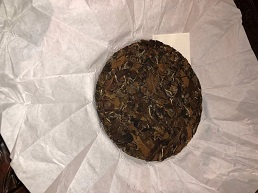
#> input picture data/sample.jpg, 258 x 193 px
$ python surf.py
#> lines starting #> are read from the running program, lines starting #| are printed output that depends on the picture
import numpy as np
import cv2
from matplotlib import pyplot as plt

imgname1 = './data/sample.jpg'
imgname2 = './data/target.jpg'

sift = cv2.xfeatures2d.SIFT_create()

img1 = cv2.imread(imgname1)
#> img1 is the input picture: shape (193, 258, 3); mean B, G, R 140.7, 150.8, 166.9
gray1 = cv2.cvtColor(img1, cv2.COLOR_BGR2GRAY) #灰度处理图像
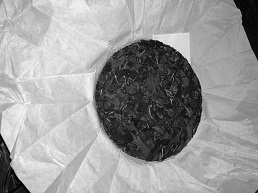
#> gray1: shape (193, 258); min 1, max 250, mean 154.5
kp1, des1 = sift.detectAndCompute(img1,None)   #des是描述子
#> kp1 = 165 keypoints; strongest (x, y, size): (147, 99, 68.5), (10, 160, 2.3), (10, 150, 2.1), (179, 55, 2.7)

img2 = cv2.imread(imgname2)
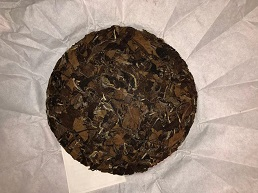
#> input picture data/target.jpg, 258 x 193 px
#> img2 is the input picture: shape (193, 258, 3); mean B, G, R 122.8, 133.8, 150.3
gray2 = cv2.cvtColor(img2, cv2.COLOR_BGR2GRAY)#灰度处理图像
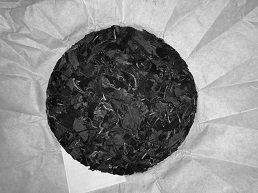
#> gray2: shape (193, 258); min 2, max 249, mean 137.5
kp2, des2 = sift.detectAndCompute(img2,None)  #des是描述子
#> kp2 = 268 keypoints; strongest (x, y, size): (122, 94, 84.7), (86, 165, 1.9), (93, 167, 4.8), (62, 149, 2.8)

hmerge = np.hstack((gray1, gray2)) #水平拼接
cv2.imshow("gray", hmerge) #拼接显示为gray
cv2.waitKey(0)

img3 = cv2.drawKeypoints(img1,kp1,img1,color=(255,0,255)) #画出特征点，并显示为红色圆圈
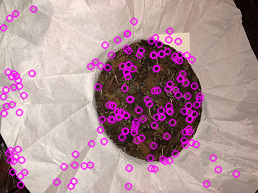
#> img3: shape (193, 258, 3); mean B, G, R 151, 143.8, 175.4
img4 = cv2.drawKeypoints(img2,kp2,img2,color=(255,0,255)) #画出特征点，并显示为红色圆圈
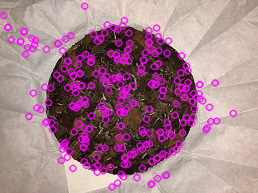
#> img4: shape (193, 258, 3); mean B, G, R 141.2, 125.6, 165.8
hmerge = np.hstack((img3, img4)) #水平拼接
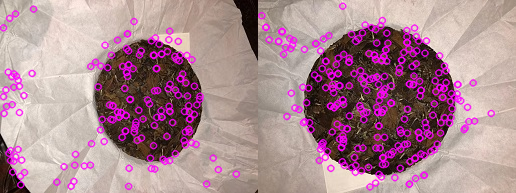
#> hmerge: shape (193, 516, 3); mean B, G, R 146.1, 134.7, 170.6
cv2.imshow("point", hmerge) #拼接显示为gray
cv2.waitKey(0)
# BFMatcher解决匹配
bf = cv2.BFMatcher()
matches = bf.knnMatch(des1,des2, k=2)
#> matches = 165 matches
# 调整ratio
good = []
for m,n in matches:
    if m.distance < 0.75*n.distance:
        good.append([m])
#> after the loop, good = 31 matches

img5 = cv2.drawMatchesKnn(img1,kp1,img2,kp2,matches,None,flags=2)
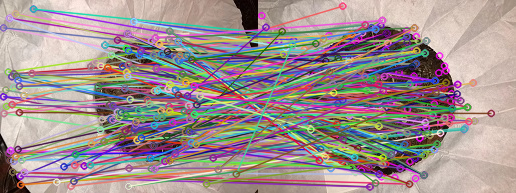
#> img5: shape (193, 516, 3); mean B, G, R 144.6, 145, 159.8
cv2.imshow("BFmatch", img5)
cv2.waitKey(0)
cv2.destroyAllWindows()
